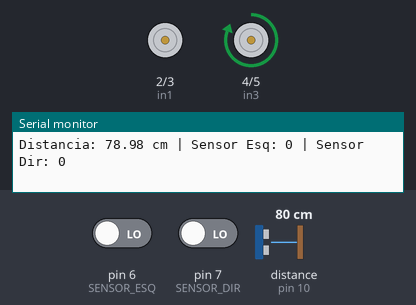
This sketch was run on a simulated Arduino Uno, built with avr-gcc and run on an emulated ATmega328P. On the bench: motor-driver pin pairs drawn as motors (green arrow = first pin HIGH = forward, orange = second pin HIGH = backward, longer = more drive), the last lines printed to the serial monitor. Wiring (inferred from the names in the program): ultrasonic range finder: trigger pin 9; echo pin 10. Inputs (shaded band) come from the test bench; at power-on: pin 6 (SENSOR_ESQ) LOW, distance to the obstacle (sensor on pin 10) 80 cm, pin 7 (SENSOR_DIR) LOW. The echo pulse lasts 58.3 µs per cm.

Above: at 1.2 s.
1.3 s: pin 6 (SENSOR_ESQ) driven HIGH
At 2.4 s:
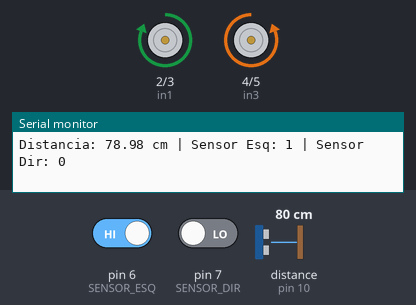
4.3 s: pin 6 (SENSOR_ESQ) driven LOW
At 5.09 s:
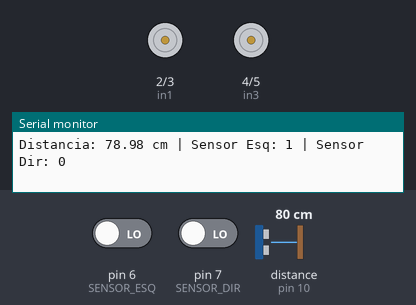
6.6 s: distance to the obstacle (sensor on pin 10) set to 53 cm
8.1 s: distance to the obstacle (sensor on pin 10) set to 47 cm
At 9.3 s:
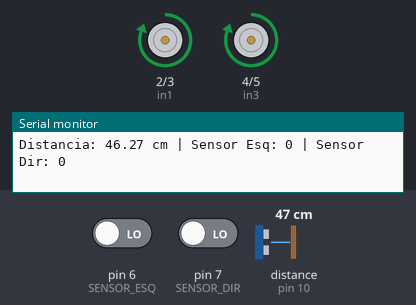
9.6 s: pin 7 (SENSOR_DIR) driven HIGH
At 10.7 s:
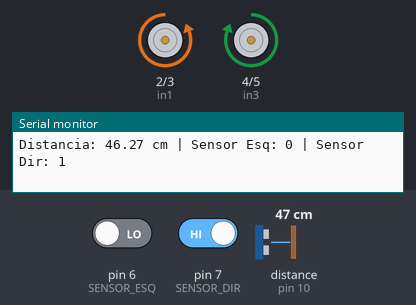
12.6 s: pin 7 (SENSOR_DIR) driven LOW
Timing chart, 0 to 15.6 s (numbered marks = the images above; inputs shaded):
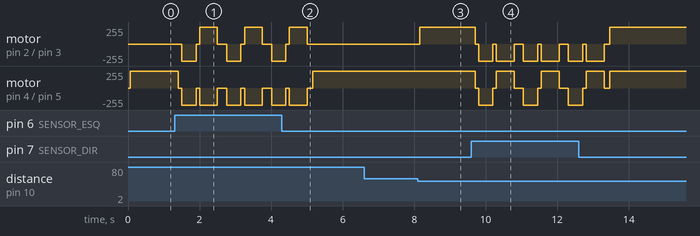

Measured:
- the behaviour switches between 51 and 50 cm on distance to the obstacle (sensor on pin 10) (found by bisection; images 2 and 3)
- after the input at 4.3 s, motor on pin 2 (in1) / pin 3 (in2): goes on until 5.0 s, then stays stopped
- after the input at 8.1 s, motor on pin 2 (in1) / pin 3 (in2): stopped → forward 255/255 after 0.06 s

The sketch:

sumo2026.ino
```cpp
#define in1 2
#define in2 3
#define in3 4
#define in4 5

#define SENSOR_ESQ 6
#define SENSOR_DIR 7

#define TRIG 9
#define ECHO 10

// Variáveis Globais
long duracao;
float distancia;

// Ajuste conforme seu sensor:
// Em muitos módulos TCRT5000:
// LOW = detectou preto
// HIGH = detectou branco
#define BRANCO HIGH
#define PRETO LOW

void setup() {

  // Pinos ligados em IN1 e IN2 Motor A
  pinMode(in1, OUTPUT);
  pinMode(in2, OUTPUT);

  // Pinos ligados em IN3 e IN4 Motor B
  pinMode(in3, OUTPUT);
  pinMode(in4, OUTPUT);

  // Sensores TCRT5000
  pinMode(SENSOR_ESQ, INPUT);
  pinMode(SENSOR_DIR, INPUT);

  // Pinos do Ultrassônico
  pinMode(TRIG, OUTPUT);
  pinMode(ECHO, INPUT);

  Serial.begin(9600);
}

void loop() {

  int faixaEsq = digitalRead(SENSOR_ESQ);
  int faixaDir = digitalRead(SENSOR_DIR);

  dispararUltrassonico();

  Serial.print("Distancia: ");
  Serial.print(distancia);
  Serial.print(" cm | Sensor Esq: ");
  Serial.print(faixaEsq);
  Serial.print(" | Sensor Dir: ");
  Serial.println(faixaDir);

  // Se detectar faixa branca, foge da borda
  if (faixaEsq == BRANCO || faixaDir == BRANCO) {
    fugirDaBorda(faixaEsq, faixaDir);
  }

  // Se detectar adversário, ataca
  else if (distancia <= 50) {
    frenteMotorA();
    frenteMotorB();
  }

  // Se não detectar adversário, procura girando
  else {
    pararMotorA();
    frenteMotorB();
  }
}

// =======================
// MOVIMENTOS DO ROBÔ
// =======================

void frenteMotorA() {
  digitalWrite(in1, HIGH);
  digitalWrite(in2, LOW);
}

void frenteMotorB() {
  digitalWrite(in3, HIGH);
  digitalWrite(in4, LOW);
}

void trasMotorA() {
  digitalWrite(in1, LOW);
  digitalWrite(in2, HIGH);
}

void trasMotorB() {
  digitalWrite(in3, LOW);
  digitalWrite(in4, HIGH);
}

void pararMotorA() {
  digitalWrite(in1, LOW);
  digitalWrite(in2, LOW);
}

void pararMotorB() {
  digitalWrite(in3, LOW);
  digitalWrite(in4, LOW);
}

void pararMotores() {
  pararMotorA();
  pararMotorB();
}

// Gira para esquerda
void girarEsquerda() {
  trasMotorA();
  frenteMotorB();
}

// Gira para direita
void girarDireita() {
  frenteMotorA();
  trasMotorB();
}

// Ré nos dois motores
void darRe() {
  trasMotorA();
  trasMotorB();
}

// =======================
// CONTROLE DA BORDA
// =======================

void fugirDaBorda(int faixaEsq, int faixaDir) {

  pararMotores();
  delay(100);

  // Primeiro dá ré
  darRe();
  delay(400);

  pararMotores();
  delay(100);

  // Se o sensor esquerdo viu a borda, gira para a direita
  if (faixaEsq == BRANCO && faixaDir != BRANCO) {
    girarDireita();
    delay(500);
  }

  // Se o sensor direito viu a borda, gira para a esquerda
  else if (faixaDir == BRANCO && faixaEsq != BRANCO) {
    girarEsquerda();
    delay(500);
  }

  // Se os dois sensores viram a borda, gira mais forte
  else if (faixaEsq == BRANCO && faixaDir == BRANCO) {
    girarDireita();
    delay(700);
  }

  pararMotores();
  delay(100);
}

// =======================
// ULTRASSÔNICO
// =======================

void dispararUltrassonico() {

  digitalWrite(TRIG, LOW);
  delayMicroseconds(2);

  digitalWrite(TRIG, HIGH);
  delayMicroseconds(10);

  digitalWrite(TRIG, LOW);

  duracao = pulseIn(ECHO, HIGH, 30000);

  if (duracao == 0) {
    distancia = 999;
  } else {
    distancia = duracao * 0.034 / 2;
  }

  delay(50);
}
```
